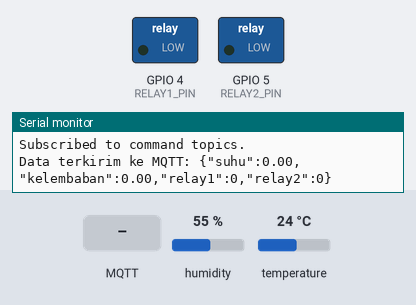
A sketch run on a simulated ESP8266 (NodeMCU). Parts: switched loads named in the sketch (green lamp = pin HIGH), the last lines printed to the serial monitor. The test bench sets the inputs (shaded band); at power-on: humidity 55 %, temperature 24 °C. WiFi joins after 1.5 s; servers stay silent unless stated; no MQTT or app messages arrive unless stated.

Above: at 2.7 s.
2.8 s: MQTT message "1" arrives on the first subscribed topic
At 3.2 s:
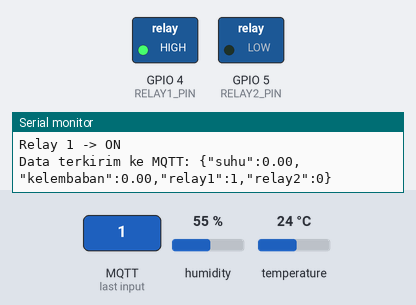
4.3 s: MQTT message "ON" arrives on the second subscribed topic
At 5.5 s:
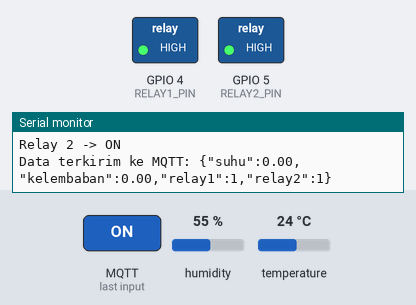
5.8 s: MQTT message "0" arrives on the first subscribed topic
At 6.7 s:
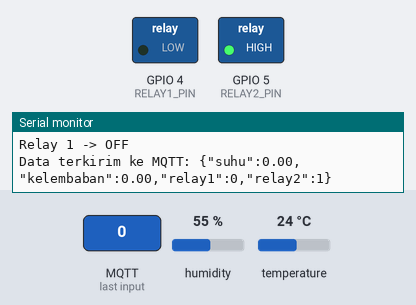
7.3 s: MQTT message "ON" arrives on the first subscribed topic
At 7.8 s:
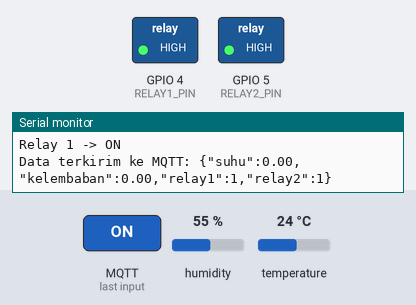
21.3 s: MQTT message "0" arrives on the second subscribed topic
At 22.1 s:
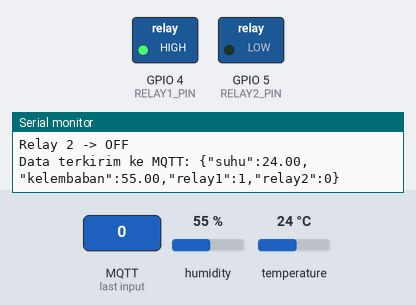
Timing chart, 0 to 23.8 s (numbered marks = the images above; inputs shaded):
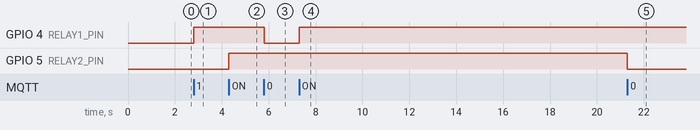

Measured:
- after the input at 2.8 s, GPIO 4 (RELAY1_PIN): LOW → HIGH at once
- after the input at 4.3 s, GPIO 5 (RELAY2_PIN): LOW → HIGH at once
- after the input at 5.8 s, GPIO 4 (RELAY1_PIN): HIGH → LOW at once
- after the input at 7.3 s, GPIO 4 (RELAY1_PIN): LOW → HIGH at once
- after the input at 21.3 s, GPIO 5 (RELAY2_PIN): HIGH → LOW at once

The sketch:

MQTT-Control.ino
```cpp
// (licence header left out)
#include <ESP8266WiFi.h>
#include <PubSubClient.h>
#include <DHT.h>

// Definisi PIN sesuai dengan layout hardware modul relay
#define DHTPIN 12        // GPIO 12 (D6)
#define DHTTYPE DHT11    // Menggunakan sensor DHT11 (Ubah ke DHT22 jika memakai sensor DHT22)
#define RELAY1_PIN 4     // GPIO 4 (D2) - Relay 1 (Aktif HIGH)
#define RELAY2_PIN 5     // GPIO 5 (D1) - Relay 2 (Aktif HIGH)

// Konfigurasi WiFi
const char* ssid = "ASUS_6C";
const char* password = "b&5d6ebc72";

// Konfigurasi MQTT Broker (HiveMQ gratisan)
const char* mqtt_server = "broker.hivemq.com";
const int mqtt_port = 1883;

// Topic MQTT akan dibuat unik menggunakan Chip ID ESP8266 agar tidak bertabrakan dengan user lain
String base_topic;
String topic_data;        // Topic tunggal untuk output JSON (Suhu, Kelembaban, Status Relay)
String topic_relay1_cmd;  // Topic untuk menerima perintah Relay 1
String topic_relay2_cmd;  // Topic untuk menerima perintah Relay 2

WiFiClient espClient;
PubSubClient client(espClient);
DHT dht(DHTPIN, DHTTYPE);

unsigned long lastMsg = 0;
float temp = 0;
float hum = 0;

// Status Relay (false = OFF, true = ON)
bool relay1_state = false;
bool relay2_state = false;

// Fungsi untuk mengirimkan payload data berformat JSON
void publishData() {
  String json = "{";
  json += "\"suhu\":" + (isnan(temp) ? "null" : String(temp, 2)) + ",";
  json += "\"kelembaban\":" + (isnan(hum) ? "null" : String(hum, 2)) + ",";
  json += "\"relay1\":" + String(relay1_state ? 1 : 0) + ",";
  json += "\"relay2\":" + String(relay2_state ? 1 : 0);
  json += "}";

  client.publish(topic_data.c_str(), json.c_str(), true);
  Serial.print("Data terkirim ke MQTT: ");
  Serial.println(json);
}

void setup_wifi() {
  delay(10);
  Serial.println();
  Serial.print("Menghubungkan ke ");
  Serial.println(ssid);

  WiFi.mode(WIFI_STA);
  WiFi.begin(ssid, password);

  while (WiFi.status() != WL_CONNECTED) {
    delay(500);
    Serial.print(".");
  }

  Serial.println("");
  Serial.println("WiFi terhubung!");
  Serial.print("IP Address: ");
  Serial.println(WiFi.localIP());
}

// Callback fungsi saat ada pesan masuk dari MQTT Broker
void callback(char* topic, byte* payload, unsigned int length) {
  Serial.print("Pesan masuk pada topic: [");
  Serial.print(topic);
  Serial.print("] ");

  String messageTemp;
  for (int i = 0; i < length; i++) {
    messageTemp += (char)payload[i];
  }
  Serial.println(messageTemp);

  bool stateChanged = false;

  // Kontrol Relay 1
  if (String(topic) == topic_relay1_cmd) {
    if (messageTemp == "1" || messageTemp == "ON") {
      digitalWrite(RELAY1_PIN, HIGH);
      relay1_state = true;
      Serial.println("Relay 1 -> ON");
      stateChanged = true;
    } else if (messageTemp == "0" || messageTemp == "OFF") {
      digitalWrite(RELAY1_PIN, LOW);
      relay1_state = false;
      Serial.println("Relay 1 -> OFF");
      stateChanged = true;
    }
  }

  // Kontrol Relay 2
  else if (String(topic) == topic_relay2_cmd) {
    if (messageTemp == "1" || messageTemp == "ON") {
      digitalWrite(RELAY2_PIN, HIGH);
      relay2_state = true;
      Serial.println("Relay 2 -> ON");
      stateChanged = true;
    } else if (messageTemp == "0" || messageTemp == "OFF") {
      digitalWrite(RELAY2_PIN, LOW);
      relay2_state = false;
      Serial.println("Relay 2 -> OFF");
      stateChanged = true;
    }
  }

  // Jika ada perubahan status relay, langsung kirim update data JSON terbaru
  if (stateChanged) {
    publishData();
  }
}

void reconnect() {
  // Loop sampai terhubung kembali
  while (!client.connected()) {
    Serial.print("Mencoba koneksi MQTT...");
    // Membuat Client ID unik dari Chip ID
    String clientId = "ESP8266Client-" + String(ESP.getChipId());

    // Mencoba terhubung ke Broker
    if (client.connect(clientId.c_str())) {
      Serial.println("Terhubung ke MQTT Broker!");

      // Subscribe ke topic command relay setelah berhasil konek
      client.subscribe(topic_relay1_cmd.c_str());
      client.subscribe(topic_relay2_cmd.c_str());
      Serial.println("Subscribed to command topics.");

      // Kirim status awal data
      publishData();
    } else {
      Serial.print("gagal, rc=");
      Serial.print(client.state());
      Serial.println(" coba lagi dalam 5 detik");
      delay(5000);
    }
  }
}

void setup() {
  Serial.begin(115200);

  // Setup Pin Mode untuk Relay
  pinMode(RELAY1_PIN, OUTPUT);
  pinMode(RELAY2_PIN, OUTPUT);

  // Default awal relay MATI (LOW)
  digitalWrite(RELAY1_PIN, LOW);
  digitalWrite(RELAY2_PIN, LOW);

  // Inisialisasi Sensor DHT
  dht.begin();

  // Inisialisasi Topic MQTT unik berdasarkan Chip ID ESP
  String chipId = String(ESP.getChipId());
  base_topic = "modul-relay-iot/" + chipId;

  topic_data = base_topic + "/data";
  topic_relay1_cmd = base_topic + "/relay1/cmd";
  topic_relay2_cmd = base_topic + "/relay2/cmd";

  Serial.println("\n--- MQTT Relay & DHT11 Module (JSON) ---");
  Serial.print("Unique MQTT Client ID: ESP8266Client-"); Serial.println(chipId);
  Serial.println("Daftar topic yang digunakan:");
  Serial.print("  - Output Data (JSON): "); Serial.println(topic_data);
  Serial.print("  - Kontrol Relay 1 (Kirim ON/OFF atau 1/0): "); Serial.println(topic_relay1_cmd);
  Serial.print("  - Kontrol Relay 2 (Kirim ON/OFF atau 1/0): "); Serial.println(topic_relay2_cmd);
  Serial.println("----------------------------------------");

  setup_wifi();

  client.setServer(mqtt_server, mqtt_port);
  client.setCallback(callback);
}

void loop() {
  if (!client.connected()) {
    reconnect();
  }
  client.loop();

  unsigned long now = millis();
  // Membaca sensor & mengirim data setiap 10 detik
  if (now - lastMsg > 10000) {
    lastMsg = now;

    // Membaca kelembaban dan suhu
    float newHum = dht.readHumidity();
    float newTemp = dht.readTemperature();

    // Cek apakah pembacaan sensor gagal
    if (isnan(newHum) || isnan(newTemp)) {
      Serial.println("Gagal membaca dari sensor DHT!");
      Serial.println("Tip: Pastikan kabel terhubung dengan benar, atau ganti '#define DHTTYPE DHT11' ke 'DHT22' di kode jika menggunakan sensor DHT22.");
    } else {
      temp = newTemp;
      hum = newHum;

      Serial.print("Suhu: ");
      Serial.print(temp);
      Serial.print(" *C, Kelembaban: ");
      Serial.print(hum);
      Serial.println(" %");
    }

    // Tetap kirim JSON data status terbaru ke broker walaupun sensor error (dengan value null jika error)
    publishData();
  }
}
```
